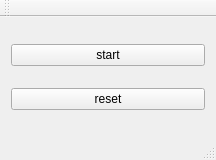
<?xml version="1.0" encoding="UTF-8"?>
<ui version="4.0">
 <class>MainWindow</class>
 <widget class="QMainWindow" name="MainWindow">
  <property name="geometry">
   <rect>
    <x>0</x>
    <y>0</y>
    <width>216</width>
    <height>160</height>
   </rect>
  </property>
  <property name="sizePolicy">
   <sizepolicy hsizetype="Fixed" vsizetype="Fixed">
    <horstretch>0</horstretch>
    <verstretch>0</verstretch>
   </sizepolicy>
  </property>
  <property name="windowTitle">
   <string>MainWindow</string>
  </property>
  <widget class="QWidget" name="centralWidget">
   <layout class="QVBoxLayout" name="verticalLayout">
    <item>
     <widget class="QPushButton" name="pushButtonStart">
      <property name="text">
       <string>start</string>
      </property>
     </widget>
    </item>
    <item>
     <widget class="QPushButton" name="pushButtonReset">
      <property name="text">
       <string>reset</string>
      </property>
     </widget>
    </item>
   </layout>
  </widget>
  <widget class="QMenuBar" name="menuBar">
   <property name="geometry">
    <rect>
     <x>0</x>
     <y>0</y>
     <width>216</width>
     <height>21</height>
    </rect>
   </property>
  </widget>
  <widget class="QToolBar" name="mainToolBar">
   <attribute name="toolBarArea">
    <enum>TopToolBarArea</enum>
   </attribute>
   <attribute name="toolBarBreak">
    <bool>false</bool>
   </attribute>
  </widget>
  <widget class="QStatusBar" name="statusBar"/>
 </widget>
 <layoutdefault spacing="6" margin="11"/>
 <resources/>
 <connections/>
</ui>
